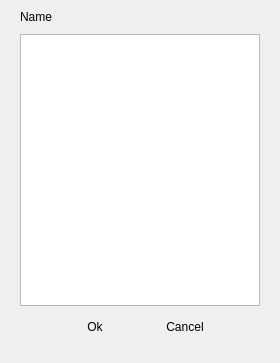
<?xml version="1.0" encoding="UTF-8"?>
<ui version="4.0">
 <class>StringListDialog</class>
 <widget class="QDialog" name="StringListDialog">
  <property name="geometry">
   <rect>
    <x>0</x>
    <y>0</y>
    <width>280</width>
    <height>363</height>
   </rect>
  </property>
  <property name="windowTitle">
   <string>StringList Dialog</string>
  </property>
  <layout class="QGridLayout" name="gridLayout">
   <property name="leftMargin">
    <number>20</number>
   </property>
   <property name="topMargin">
    <number>10</number>
   </property>
   <property name="rightMargin">
    <number>20</number>
   </property>
   <property name="bottomMargin">
    <number>25</number>
   </property>
   <property name="spacing">
    <number>0</number>
   </property>
   <item row="0" column="0">
    <widget class="QWidget" name="DialogContainer" native="true">
     <layout class="QVBoxLayout" name="verticalLayout">
      <property name="spacing">
       <number>10</number>
      </property>
      <property name="leftMargin">
       <number>0</number>
      </property>
      <property name="topMargin">
       <number>0</number>
      </property>
      <property name="rightMargin">
       <number>0</number>
      </property>
      <property name="bottomMargin">
       <number>0</number>
      </property>
      <item>
       <widget class="QLabel" name="l_caption">
        <property name="text">
         <string>Name</string>
        </property>
       </widget>
      </item>
      <item>
       <widget class="QListView" name="m_view"/>
      </item>
      <item>
       <layout class="QHBoxLayout" name="horizontalLayout">
        <property name="spacing">
         <number>10</number>
        </property>
        <item>
         <spacer name="horizontalSpacer">
          <property name="orientation">
           <enum>Qt::Horizontal</enum>
          </property>
          <property name="sizeHint" stdset="0">
           <size>
            <width>40</width>
            <height>20</height>
           </size>
          </property>
         </spacer>
        </item>
        <item>
         <widget class="QPushButton" name="b_ok">
          <property name="cursor">
           <cursorShape>PointingHandCursor</cursorShape>
          </property>
          <property name="text">
           <string>Ok</string>
          </property>
          <property name="autoDefault">
           <bool>false</bool>
          </property>
          <property name="flat">
           <bool>true</bool>
          </property>
         </widget>
        </item>
        <item>
         <widget class="QPushButton" name="b_cancel">
          <property name="cursor">
           <cursorShape>PointingHandCursor</cursorShape>
          </property>
          <property name="text">
           <string>Cancel</string>
          </property>
          <property name="autoDefault">
           <bool>false</bool>
          </property>
          <property name="flat">
           <bool>true</bool>
          </property>
         </widget>
        </item>
        <item>
         <spacer name="horizontalSpacer_2">
          <property name="orientation">
           <enum>Qt::Horizontal</enum>
          </property>
          <property name="sizeHint" stdset="0">
           <size>
            <width>40</width>
            <height>20</height>
           </size>
          </property>
         </spacer>
        </item>
       </layout>
      </item>
     </layout>
    </widget>
   </item>
  </layout>
 </widget>
 <resources/>
 <connections>
  <connection>
   <sender>b_ok</sender>
   <signal>clicked()</signal>
   <receiver>StringListDialog</receiver>
   <slot>accept()</slot>
   <hints>
    <hint type="sourcelabel">
     <x>64</x>
     <y>275</y>
    </hint>
    <hint type="destinationlabel">
     <x>123</x>
     <y>148</y>
    </hint>
   </hints>
  </connection>
  <connection>
   <sender>b_cancel</sender>
   <signal>clicked()</signal>
   <receiver>StringListDialog</receiver>
   <slot>reject()</slot>
   <hints>
    <hint type="sourcelabel">
     <x>181</x>
     <y>275</y>
    </hint>
    <hint type="destinationlabel">
     <x>123</x>
     <y>148</y>
    </hint>
   </hints>
  </connection>
  <connection>
   <sender>m_view</sender>
   <signal>doubleClicked(QModelIndex)</signal>
   <receiver>StringListDialog</receiver>
   <slot>accept()</slot>
   <hints>
    <hint type="sourcelabel">
     <x>123</x>
     <y>144</y>
    </hint>
    <hint type="destinationlabel">
     <x>123</x>
     <y>148</y>
    </hint>
   </hints>
  </connection>
 </connections>
</ui>
